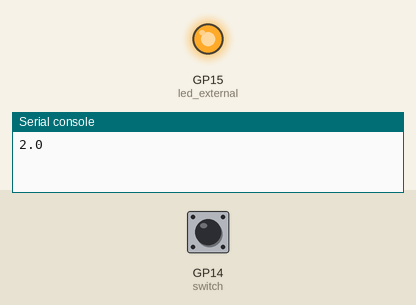
A program run on a simulated Raspberry Pi Pico running MicroPython. On the bench: output pins drawn as LEDs (lit = HIGH), the last lines printed to the serial console. Dashed ring = blinking. The inputs (shaded band) are chosen by the test bench; at power-on: GP14 (switch) HIGH.

Above: at 1.2 s.
1.3 s: GP14 (switch) pulled LOW for 0.15 s
At 2.07 s:
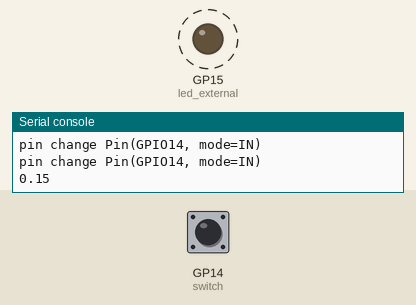
Timing chart, 0 to 10.4 s (numbered marks = the images above; inputs shaded):
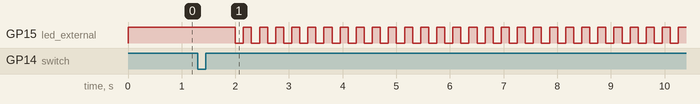

Measured:
- after the input at 1.3 s, GP15 (led_external): alternates HIGH for 0.15 s and LOW for 0.15 s, starting after 0.85 s

The program:

led_metronome.py
```python
import machine
import utime
import time

led_external = machine.Pin(15, machine.Pin.OUT)
switch = machine.Pin(14, machine.Pin.IN)
duration = 2.0
start_time = None
def callback(p):
    global start_time
    global duration
    print('pin change', p)
    if start_time is None:
        start_time = time.ticks_ms()
    else:
        duration = (time.ticks_ms() - start_time)/1000
        start_time = None

switch.irq(trigger=machine.Pin.IRQ_RISING | machine.Pin.IRQ_FALLING, handler=callback)

#print(switch.value())
#while switch.value():
#    pass
#start_time = utime.time()
#while not switch.value():
#    pass
#end_time = utime.time()
#duration = end_time - start_time


while True:
    led_external.toggle()
    print(duration)
    time.sleep(duration)
```
